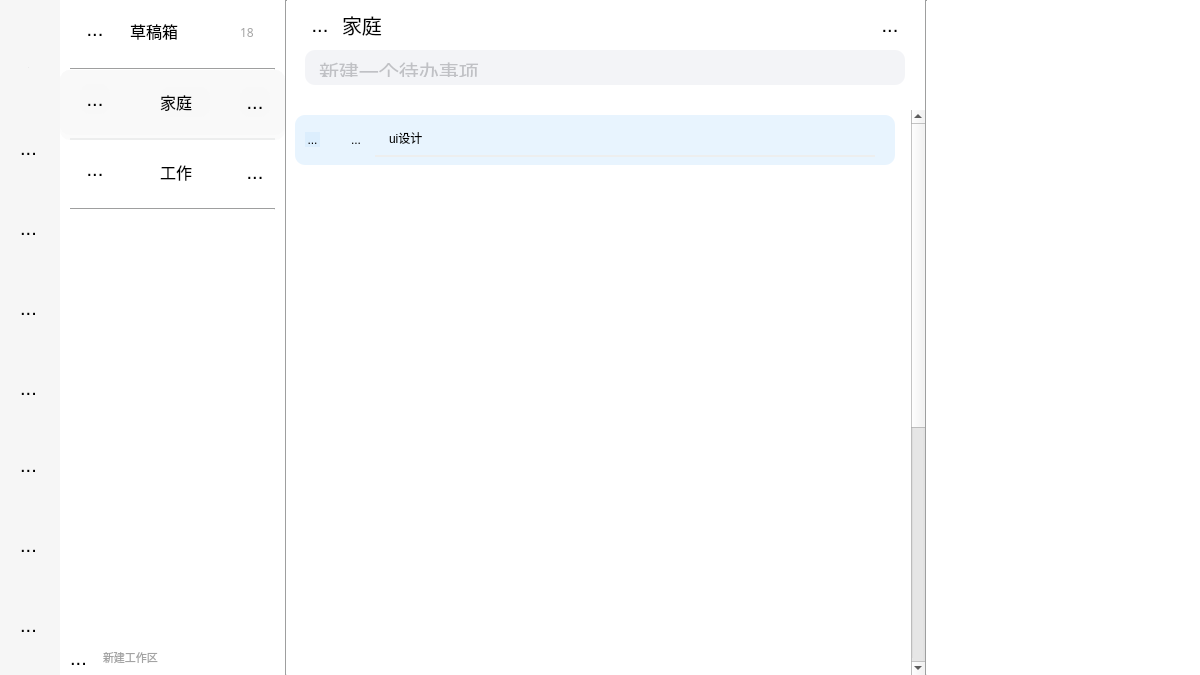
<?xml version="1.0" encoding="UTF-8"?>
<ui version="4.0">
 <class>todoPage</class>
 <widget class="QMainWindow" name="todoPage">
  <property name="geometry">
   <rect>
    <x>0</x>
    <y>0</y>
    <width>1200</width>
    <height>675</height>
   </rect>
  </property>
  <property name="font">
   <font>
    <pointsize>15</pointsize>
   </font>
  </property>
  <property name="windowTitle">
   <string>MainWindow</string>
  </property>
  <widget class="QWidget" name="centralwidget">
   <property name="styleSheet">
    <string notr="true">QWidget#centralwidget
{
background-color: rgb(255, 255, 255);
}</string>
   </property>
   <widget class="QWidget" name="toolbar" native="true">
    <property name="geometry">
     <rect>
      <x>0</x>
      <y>0</y>
      <width>60</width>
      <height>675</height>
     </rect>
    </property>
    <property name="autoFillBackground">
     <bool>false</bool>
    </property>
    <property name="styleSheet">
     <string notr="true">background-color: rgb(246, 246, 246);</string>
    </property>
    <widget class="QToolButton" name="user_button">
     <property name="geometry">
      <rect>
       <x>6</x>
       <y>45</y>
       <width>45</width>
       <height>45</height>
      </rect>
     </property>
     <property name="font">
      <font>
       <pointsize>1</pointsize>
      </font>
     </property>
     <property name="text">
      <string>...</string>
     </property>
     <property name="icon">
      <iconset resource="rsc.qrc">
       <normaloff>:/icon/user_off.png</normaloff>:/icon/user_off.png</iconset>
     </property>
     <property name="iconSize">
      <size>
       <width>45</width>
       <height>45</height>
      </size>
     </property>
     <property name="checkable">
      <bool>false</bool>
     </property>
     <property name="autoExclusive">
      <bool>false</bool>
     </property>
     <property name="autoRepeatDelay">
      <number>300</number>
     </property>
     <property name="autoRepeatInterval">
      <number>100</number>
     </property>
     <property name="autoRaise">
      <bool>true</bool>
     </property>
    </widget>
    <widget class="QToolButton" name="todo_button">
     <property name="geometry">
      <rect>
       <x>6</x>
       <y>125</y>
       <width>45</width>
       <height>45</height>
      </rect>
     </property>
     <property name="text">
      <string>...</string>
     </property>
     <property name="icon">
      <iconset resource="rsc.qrc">
       <normaloff>:/icon/todo_on.png</normaloff>:/icon/todo_on.png</iconset>
     </property>
     <property name="iconSize">
      <size>
       <width>45</width>
       <height>45</height>
      </size>
     </property>
     <property name="autoRaise">
      <bool>true</bool>
     </property>
    </widget>
    <widget class="QToolButton" name="calendar_button">
     <property name="geometry">
      <rect>
       <x>6</x>
       <y>205</y>
       <width>45</width>
       <height>45</height>
      </rect>
     </property>
     <property name="text">
      <string>...</string>
     </property>
     <property name="icon">
      <iconset resource="rsc.qrc">
       <normaloff>:/icon/calendar_off .png</normaloff>:/icon/calendar_off .png</iconset>
     </property>
     <property name="iconSize">
      <size>
       <width>45</width>
       <height>45</height>
      </size>
     </property>
     <property name="autoRaise">
      <bool>true</bool>
     </property>
    </widget>
    <widget class="QToolButton" name="count_down_button">
     <property name="geometry">
      <rect>
       <x>6</x>
       <y>285</y>
       <width>45</width>
       <height>45</height>
      </rect>
     </property>
     <property name="text">
      <string>...</string>
     </property>
     <property name="icon">
      <iconset resource="rsc.qrc">
       <normaloff>:/icon/count_down_off.png</normaloff>:/icon/count_down_off.png</iconset>
     </property>
     <property name="iconSize">
      <size>
       <width>45</width>
       <height>45</height>
      </size>
     </property>
     <property name="autoRaise">
      <bool>true</bool>
     </property>
    </widget>
    <widget class="QToolButton" name="dustbin_button">
     <property name="geometry">
      <rect>
       <x>6</x>
       <y>365</y>
       <width>45</width>
       <height>45</height>
      </rect>
     </property>
     <property name="text">
      <string>...</string>
     </property>
     <property name="icon">
      <iconset resource="rsc.qrc">
       <normaloff>:/icon/dustbin_off.png</normaloff>:/icon/dustbin_off.png</iconset>
     </property>
     <property name="iconSize">
      <size>
       <width>45</width>
       <height>45</height>
      </size>
     </property>
     <property name="autoRaise">
      <bool>true</bool>
     </property>
    </widget>
    <widget class="QToolButton" name="search_button">
     <property name="geometry">
      <rect>
       <x>6</x>
       <y>442</y>
       <width>45</width>
       <height>45</height>
      </rect>
     </property>
     <property name="text">
      <string>...</string>
     </property>
     <property name="icon">
      <iconset resource="rsc.qrc">
       <normaloff>:/icon/search_off.png</normaloff>:/icon/search_off.png</iconset>
     </property>
     <property name="iconSize">
      <size>
       <width>45</width>
       <height>45</height>
      </size>
     </property>
     <property name="autoRaise">
      <bool>true</bool>
     </property>
    </widget>
    <widget class="QToolButton" name="log_button">
     <property name="geometry">
      <rect>
       <x>6</x>
       <y>522</y>
       <width>45</width>
       <height>45</height>
      </rect>
     </property>
     <property name="text">
      <string>...</string>
     </property>
     <property name="icon">
      <iconset resource="rsc.qrc">
       <normaloff>:/icon/log_off.png</normaloff>:/icon/log_off.png</iconset>
     </property>
     <property name="iconSize">
      <size>
       <width>45</width>
       <height>45</height>
      </size>
     </property>
     <property name="autoRaise">
      <bool>true</bool>
     </property>
    </widget>
    <widget class="QToolButton" name="setting_button">
     <property name="geometry">
      <rect>
       <x>6</x>
       <y>602</y>
       <width>45</width>
       <height>45</height>
      </rect>
     </property>
     <property name="text">
      <string>...</string>
     </property>
     <property name="icon">
      <iconset resource="rsc.qrc">
       <normaloff>:/icon/setting_off.png</normaloff>:/icon/setting_off.png</iconset>
     </property>
     <property name="iconSize">
      <size>
       <width>45</width>
       <height>45</height>
      </size>
     </property>
     <property name="autoRaise">
      <bool>true</bool>
     </property>
    </widget>
    <zorder>todo_button</zorder>
    <zorder>calendar_button</zorder>
    <zorder>count_down_button</zorder>
    <zorder>dustbin_button</zorder>
    <zorder>search_button</zorder>
    <zorder>log_button</zorder>
    <zorder>setting_button</zorder>
    <zorder>user_button</zorder>
   </widget>
   <widget class="QWidget" name="inboxAndworkplace" native="true">
    <property name="geometry">
     <rect>
      <x>60</x>
      <y>0</y>
      <width>225</width>
      <height>675</height>
     </rect>
    </property>
    <widget class="QWidget" name="inbox" native="true">
     <property name="geometry">
      <rect>
       <x>0</x>
       <y>0</y>
       <width>225</width>
       <height>70</height>
      </rect>
     </property>
     <widget class="QWidget" name="inbox_in" native="true">
      <property name="geometry">
       <rect>
        <x>0</x>
        <y>0</y>
        <width>225</width>
        <height>65</height>
       </rect>
      </property>
      <widget class="QToolButton" name="inbox_button">
       <property name="geometry">
        <rect>
         <x>20</x>
         <y>14</y>
         <width>30</width>
         <height>30</height>
        </rect>
       </property>
       <property name="text">
        <string>...</string>
       </property>
       <property name="icon">
        <iconset resource="rsc.qrc">
         <normaloff>:/icon/inbox_off.png</normaloff>:/icon/inbox_off.png</iconset>
       </property>
       <property name="iconSize">
        <size>
         <width>30</width>
         <height>30</height>
        </size>
       </property>
       <property name="autoRaise">
        <bool>true</bool>
       </property>
      </widget>
      <widget class="QLabel" name="inbox_text">
       <property name="geometry">
        <rect>
         <x>70</x>
         <y>14</y>
         <width>75</width>
         <height>33</height>
        </rect>
       </property>
       <property name="font">
        <font>
         <family>Microsoft YaHei</family>
         <pointsize>12</pointsize>
         <weight>50</weight>
         <italic>false</italic>
         <bold>false</bold>
        </font>
       </property>
       <property name="styleSheet">
        <string notr="true">font: 12pt &quot;Microsoft YaHei&quot;;</string>
       </property>
       <property name="text">
        <string>草稿箱</string>
       </property>
      </widget>
      <widget class="QLabel" name="drafts_num">
       <property name="geometry">
        <rect>
         <x>180</x>
         <y>22</y>
         <width>31</width>
         <height>20</height>
        </rect>
       </property>
       <property name="font">
        <font>
         <family>Microsoft YaHei</family>
         <pointsize>9</pointsize>
         <weight>50</weight>
         <italic>false</italic>
         <bold>false</bold>
        </font>
       </property>
       <property name="styleSheet">
        <string notr="true">color: rgb(163, 163, 163);
font: 9pt &quot;Microsoft YaHei&quot;;</string>
       </property>
       <property name="text">
        <string>18</string>
       </property>
      </widget>
     </widget>
     <widget class="Line" name="inbox_line">
      <property name="geometry">
       <rect>
        <x>10</x>
        <y>68</y>
        <width>205</width>
        <height>2</height>
       </rect>
      </property>
      <property name="styleSheet">
       <string notr="true">color: rgb(237, 238, 238);
background-color: rgb(237, 238, 238);</string>
      </property>
      <property name="orientation">
       <enum>Qt::Horizontal</enum>
      </property>
     </widget>
    </widget>
    <widget class="QWidget" name="working_place_family" native="true">
     <property name="geometry">
      <rect>
       <x>0</x>
       <y>70</y>
       <width>225</width>
       <height>70</height>
      </rect>
     </property>
     <property name="styleSheet">
      <string notr="true">background-color: rgba(246, 246, 246, 125);
border-radius:10px</string>
     </property>
     <widget class="QWidget" name="working_place_family_in" native="true">
      <property name="geometry">
       <rect>
        <x>0</x>
        <y>0</y>
        <width>225</width>
        <height>65</height>
       </rect>
      </property>
      <widget class="QToolButton" name="working_place_family_icon">
       <property name="geometry">
        <rect>
         <x>20</x>
         <y>14</y>
         <width>30</width>
         <height>30</height>
        </rect>
       </property>
       <property name="text">
        <string>...</string>
       </property>
       <property name="icon">
        <iconset resource="rsc.qrc">
         <normaloff>:/icon/working_table.png</normaloff>:/icon/working_table.png</iconset>
       </property>
       <property name="iconSize">
        <size>
         <width>30</width>
         <height>30</height>
        </size>
       </property>
       <property name="autoRaise">
        <bool>true</bool>
       </property>
      </widget>
      <widget class="QLabel" name="working_place_family_text">
       <property name="geometry">
        <rect>
         <x>100</x>
         <y>17</y>
         <width>50</width>
         <height>30</height>
        </rect>
       </property>
       <property name="font">
        <font>
         <family>Microsoft YaHei</family>
         <pointsize>12</pointsize>
         <weight>50</weight>
         <italic>false</italic>
         <bold>false</bold>
        </font>
       </property>
       <property name="styleSheet">
        <string notr="true">font: 12pt &quot;Microsoft YaHei&quot;;</string>
       </property>
       <property name="text">
        <string>家庭</string>
       </property>
      </widget>
      <widget class="QToolButton" name="working_place_family_rightarrow">
       <property name="geometry">
        <rect>
         <x>180</x>
         <y>17</y>
         <width>30</width>
         <height>30</height>
        </rect>
       </property>
       <property name="text">
        <string>...</string>
       </property>
       <property name="icon">
        <iconset resource="rsc.qrc">
         <normaloff>:/icon/right_arrow.png</normaloff>:/icon/right_arrow.png</iconset>
       </property>
       <property name="iconSize">
        <size>
         <width>30</width>
         <height>30</height>
        </size>
       </property>
       <property name="autoRaise">
        <bool>true</bool>
       </property>
      </widget>
     </widget>
     <widget class="Line" name="working_place_family_line">
      <property name="geometry">
       <rect>
        <x>10</x>
        <y>68</y>
        <width>205</width>
        <height>2</height>
       </rect>
      </property>
      <property name="styleSheet">
       <string notr="true">color: rgb(237, 238, 238);
background-color: rgb(237, 238, 238);</string>
      </property>
      <property name="orientation">
       <enum>Qt::Horizontal</enum>
      </property>
     </widget>
    </widget>
    <widget class="QWidget" name="working_place_work" native="true">
     <property name="geometry">
      <rect>
       <x>0</x>
       <y>140</y>
       <width>225</width>
       <height>70</height>
      </rect>
     </property>
     <widget class="QWidget" name="working_place_work_in" native="true">
      <property name="geometry">
       <rect>
        <x>0</x>
        <y>0</y>
        <width>225</width>
        <height>65</height>
       </rect>
      </property>
      <widget class="QToolButton" name="working_place_work_icon">
       <property name="geometry">
        <rect>
         <x>20</x>
         <y>14</y>
         <width>30</width>
         <height>30</height>
        </rect>
       </property>
       <property name="text">
        <string>...</string>
       </property>
       <property name="icon">
        <iconset resource="rsc.qrc">
         <normaloff>:/icon/working_table.png</normaloff>:/icon/working_table.png</iconset>
       </property>
       <property name="iconSize">
        <size>
         <width>30</width>
         <height>30</height>
        </size>
       </property>
       <property name="autoRaise">
        <bool>true</bool>
       </property>
      </widget>
      <widget class="QLabel" name="working_place_work_text">
       <property name="geometry">
        <rect>
         <x>100</x>
         <y>17</y>
         <width>50</width>
         <height>30</height>
        </rect>
       </property>
       <property name="font">
        <font>
         <family>Microsoft YaHei</family>
         <pointsize>12</pointsize>
         <weight>50</weight>
         <italic>false</italic>
         <bold>false</bold>
        </font>
       </property>
       <property name="styleSheet">
        <string notr="true">font: 12pt &quot;Microsoft YaHei&quot;;</string>
       </property>
       <property name="text">
        <string>工作</string>
       </property>
      </widget>
      <widget class="QToolButton" name="working_place_work_rightarrow">
       <property name="geometry">
        <rect>
         <x>180</x>
         <y>17</y>
         <width>30</width>
         <height>30</height>
        </rect>
       </property>
       <property name="text">
        <string>...</string>
       </property>
       <property name="icon">
        <iconset resource="rsc.qrc">
         <normaloff>:/icon/right_arrow.png</normaloff>:/icon/right_arrow.png</iconset>
       </property>
       <property name="iconSize">
        <size>
         <width>30</width>
         <height>30</height>
        </size>
       </property>
       <property name="autoRaise">
        <bool>true</bool>
       </property>
      </widget>
     </widget>
     <widget class="Line" name="working_place_work_line">
      <property name="geometry">
       <rect>
        <x>10</x>
        <y>68</y>
        <width>205</width>
        <height>2</height>
       </rect>
      </property>
      <property name="styleSheet">
       <string notr="true">color: rgb(237, 238, 238);
background-color: rgb(237, 238, 238);</string>
      </property>
      <property name="orientation">
       <enum>Qt::Horizontal</enum>
      </property>
     </widget>
    </widget>
    <widget class="QWidget" name="new_workplace" native="true">
     <property name="geometry">
      <rect>
       <x>0</x>
       <y>640</y>
       <width>120</width>
       <height>35</height>
      </rect>
     </property>
     <layout class="QHBoxLayout" name="horizontalLayout">
      <item>
       <widget class="QToolButton" name="new_workplace_button">
        <property name="text">
         <string>...</string>
        </property>
        <property name="icon">
         <iconset resource="rsc.qrc">
          <normaloff>:/icon/add.png</normaloff>:/icon/add.png</iconset>
        </property>
        <property name="iconSize">
         <size>
          <width>20</width>
          <height>20</height>
         </size>
        </property>
        <property name="autoRaise">
         <bool>true</bool>
        </property>
       </widget>
      </item>
      <item>
       <widget class="QLabel" name="new_workplace_text">
        <property name="font">
         <font>
          <family>Microsoft YaHei</family>
          <pointsize>8</pointsize>
          <weight>50</weight>
          <italic>false</italic>
          <bold>false</bold>
         </font>
        </property>
        <property name="styleSheet">
         <string notr="true">font: 8pt &quot;Microsoft YaHei&quot;;
color: rgb(163, 163, 163);</string>
        </property>
        <property name="text">
         <string>新建工作区</string>
        </property>
       </widget>
      </item>
     </layout>
    </widget>
   </widget>
   <widget class="Line" name="line_1">
    <property name="geometry">
     <rect>
      <x>285</x>
      <y>0</y>
      <width>2</width>
      <height>675</height>
     </rect>
    </property>
    <property name="styleSheet">
     <string notr="true">background-color: rgb(237, 238, 238);
border-color: rgb(237, 238, 238);</string>
    </property>
    <property name="orientation">
     <enum>Qt::Vertical</enum>
    </property>
   </widget>
   <widget class="Line" name="line_2">
    <property name="geometry">
     <rect>
      <x>925</x>
      <y>0</y>
      <width>2</width>
      <height>675</height>
     </rect>
    </property>
    <property name="styleSheet">
     <string notr="true">background-color: rgb(237, 238, 238);</string>
    </property>
    <property name="orientation">
     <enum>Qt::Vertical</enum>
    </property>
   </widget>
   <widget class="QWidget" name="left3" native="true">
    <property name="geometry">
     <rect>
      <x>285</x>
      <y>0</y>
      <width>640</width>
      <height>675</height>
     </rect>
    </property>
    <widget class="QWidget" name="new_todo" native="true">
     <property name="geometry">
      <rect>
       <x>0</x>
       <y>0</y>
       <width>640</width>
       <height>110</height>
      </rect>
     </property>
     <widget class="QWidget" name="new_todo_bar" native="true">
      <property name="geometry">
       <rect>
        <x>10</x>
        <y>5</y>
        <width>620</width>
        <height>40</height>
       </rect>
      </property>
      <widget class="QToolButton" name="new_todo_pushbutton">
       <property name="geometry">
        <rect>
         <x>9</x>
         <y>9</y>
         <width>32</width>
         <height>22</height>
        </rect>
       </property>
       <property name="text">
        <string>...</string>
       </property>
       <property name="icon">
        <iconset resource="rsc.qrc">
         <normaloff>:/icon/push_off.png</normaloff>:/icon/push_off.png</iconset>
       </property>
       <property name="iconSize">
        <size>
         <width>25</width>
         <height>25</height>
        </size>
       </property>
       <property name="autoRaise">
        <bool>true</bool>
       </property>
      </widget>
      <widget class="QLabel" name="new_todo_workPlace_family">
       <property name="geometry">
        <rect>
         <x>47</x>
         <y>1</y>
         <width>526</width>
         <height>38</height>
        </rect>
       </property>
       <property name="font">
        <font>
         <family>Microsoft YaHei</family>
         <pointsize>15</pointsize>
         <weight>50</weight>
         <italic>false</italic>
         <bold>false</bold>
        </font>
       </property>
       <property name="styleSheet">
        <string notr="true">font: 15pt &quot;Microsoft YaHei&quot;;
</string>
       </property>
       <property name="text">
        <string>家庭</string>
       </property>
      </widget>
      <widget class="QToolButton" name="new_todo_more">
       <property name="geometry">
        <rect>
         <x>579</x>
         <y>9</y>
         <width>32</width>
         <height>22</height>
        </rect>
       </property>
       <property name="text">
        <string>...</string>
       </property>
       <property name="icon">
        <iconset resource="rsc.qrc">
         <normaloff>:/icon/more_off.png</normaloff>:/icon/more_off.png</iconset>
       </property>
       <property name="iconSize">
        <size>
         <width>25</width>
         <height>25</height>
        </size>
       </property>
       <property name="autoRaise">
        <bool>true</bool>
       </property>
      </widget>
     </widget>
     <widget class="QWidget" name="new_todo_text" native="true">
      <property name="geometry">
       <rect>
        <x>20</x>
        <y>50</y>
        <width>600</width>
        <height>35</height>
       </rect>
      </property>
      <property name="styleSheet">
       <string notr="true">background-color: rgb(243, 244, 247);
border-radius:10px;</string>
      </property>
      <widget class="QPlainTextEdit" name="new_todo_plainTextEdit">
       <property name="geometry">
        <rect>
         <x>10</x>
         <y>2</y>
         <width>580</width>
         <height>25</height>
        </rect>
       </property>
       <property name="styleSheet">
        <string notr="true">color: rgb(192, 193, 197);
font: 10pt &quot;Microsoft YaHei&quot;;</string>
       </property>
       <property name="frameShape">
        <enum>QFrame::NoFrame</enum>
       </property>
       <property name="frameShadow">
        <enum>QFrame::Plain</enum>
       </property>
       <property name="lineWidth">
        <number>0</number>
       </property>
       <property name="verticalScrollBarPolicy">
        <enum>Qt::ScrollBarAlwaysOff</enum>
       </property>
       <property name="plainText">
        <string>新建一个待办事项</string>
       </property>
      </widget>
     </widget>
    </widget>
    <widget class="QScrollArea" name="todo_scrollArea">
     <property name="geometry">
      <rect>
       <x>0</x>
       <y>110</y>
       <width>640</width>
       <height>565</height>
      </rect>
     </property>
     <property name="frameShape">
      <enum>QFrame::NoFrame</enum>
     </property>
     <property name="lineWidth">
      <number>0</number>
     </property>
     <property name="horizontalScrollBarPolicy">
      <enum>Qt::ScrollBarAlwaysOff</enum>
     </property>
     <property name="widgetResizable">
      <bool>false</bool>
     </property>
     <widget class="QWidget" name="todo_scrollAreaWidgetContents">
      <property name="geometry">
       <rect>
        <x>0</x>
        <y>0</y>
        <width>855</width>
        <height>1000</height>
       </rect>
      </property>
      <property name="styleSheet">
       <string notr="true">background-color: rgb(255, 255, 255);</string>
      </property>
      <widget class="QWidget" name="todo_bar" native="true">
       <property name="geometry">
        <rect>
         <x>10</x>
         <y>5</y>
         <width>600</width>
         <height>50</height>
        </rect>
       </property>
       <property name="styleSheet">
        <string notr="true">background-color: rgba(208, 233, 252, 125);
border-radius:10px</string>
       </property>
       <widget class="QToolButton" name="todo_bar_pushbutton">
        <property name="geometry">
         <rect>
          <x>10</x>
          <y>17</y>
          <width>15</width>
          <height>15</height>
         </rect>
        </property>
        <property name="text">
         <string>...</string>
        </property>
        <property name="icon">
         <iconset resource="rsc.qrc">
          <normaloff>:/icon/push_off.png</normaloff>:/icon/push_off.png</iconset>
        </property>
        <property name="iconSize">
         <size>
          <width>15</width>
          <height>15</height>
         </size>
        </property>
       </widget>
       <widget class="QToolButton" name="todo_bar_pane_off">
        <property name="geometry">
         <rect>
          <x>40</x>
          <y>4</y>
          <width>42</width>
          <height>42</height>
         </rect>
        </property>
        <property name="styleSheet">
         <string notr="true">background-color: rgba(255, 255, 255, 0);</string>
        </property>
        <property name="text">
         <string>...</string>
        </property>
        <property name="icon">
         <iconset resource="rsc.qrc">
          <normaloff>:/icon/pane_off.png</normaloff>:/icon/pane_off.png</iconset>
        </property>
        <property name="iconSize">
         <size>
          <width>42</width>
          <height>42</height>
         </size>
        </property>
        <property name="autoRaise">
         <bool>true</bool>
        </property>
       </widget>
       <widget class="QPlainTextEdit" name="todo_bar_plainTextEdit">
        <property name="geometry">
         <rect>
          <x>90</x>
          <y>10</y>
          <width>500</width>
          <height>30</height>
         </rect>
        </property>
        <property name="styleSheet">
         <string notr="true">background-color: rgba(255, 255, 255, 0);
font: 12pt &quot;Microsoft YaHei&quot;;</string>
        </property>
        <property name="verticalScrollBarPolicy">
         <enum>Qt::ScrollBarAlwaysOff</enum>
        </property>
        <property name="plainText">
         <string>ui设计</string>
        </property>
       </widget>
       <widget class="Line" name="todo_bar_line">
        <property name="geometry">
         <rect>
          <x>80</x>
          <y>40</y>
          <width>500</width>
          <height>2</height>
         </rect>
        </property>
        <property name="styleSheet">
         <string notr="true">color: rgb(237, 238, 238);
background-color: rgb(237, 238, 238);</string>
        </property>
        <property name="orientation">
         <enum>Qt::Horizontal</enum>
        </property>
       </widget>
       <widget class="QLabel" name="todo_bar_date">
        <property name="geometry">
         <rect>
          <x>740</x>
          <y>20</y>
          <width>68</width>
          <height>15</height>
         </rect>
        </property>
        <property name="styleSheet">
         <string notr="true">color: rgb(163, 163, 163);
background-color: rgba(255, 255, 255, 0);
font: 10pt &quot;Microsoft YaHei&quot;;</string>
        </property>
        <property name="text">
         <string>6月18号</string>
        </property>
       </widget>
      </widget>
     </widget>
    </widget>
   </widget>
   <widget class="QWidget" name="left4" native="true">
    <property name="geometry">
     <rect>
      <x>926</x>
      <y>0</y>
      <width>274</width>
      <height>675</height>
     </rect>
    </property>
   </widget>
   <zorder>left3</zorder>
   <zorder>toolbar</zorder>
   <zorder>inboxAndworkplace</zorder>
   <zorder>line_1</zorder>
   <zorder>line_2</zorder>
   <zorder>left4</zorder>
  </widget>
 </widget>
 <resources>
  <include location="rsc.qrc"/>
 </resources>
 <connections/>
</ui>
